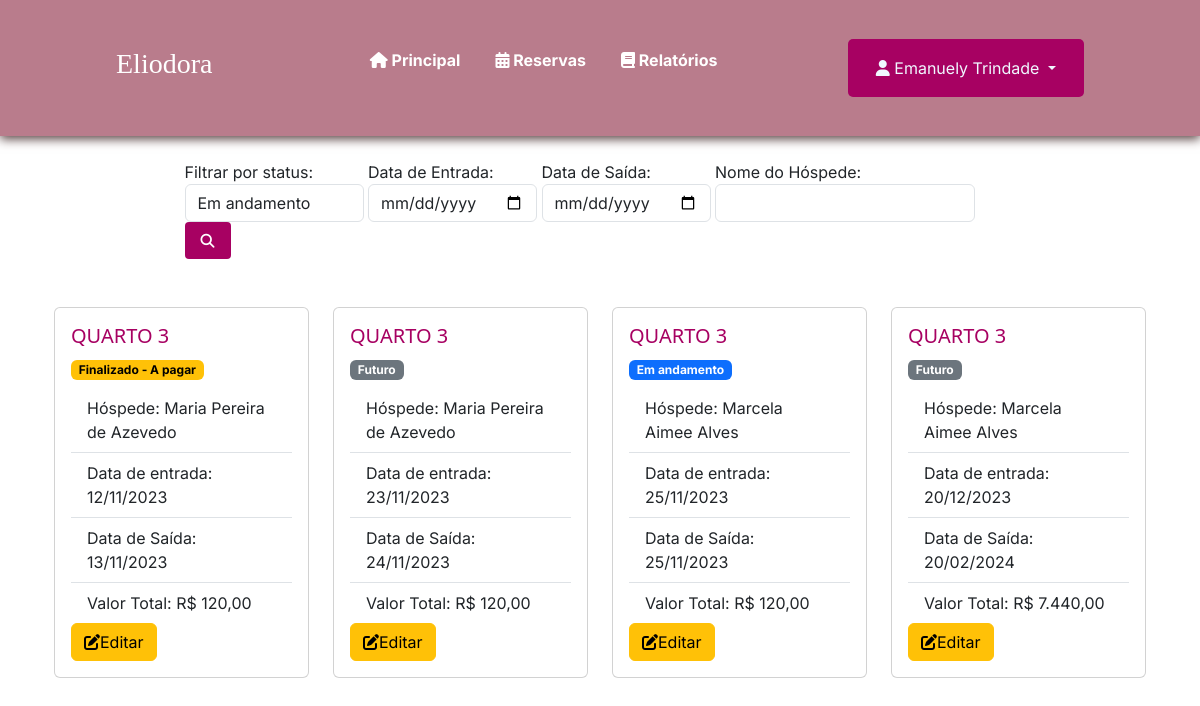
The page /controlarReserva.php (signed in) on the database its author committed.
### tables this page shows
CREATE TABLE `reserva` (
  `id` int(11) NOT NULL,
  `status` int(11) NOT NULL DEFAULT 1,
  `dataEntrada` date NOT NULL,
  `dataSaida` date NOT NULL,
  `valorTotalReserva` double(11,2) NOT NULL,
  `quantHospede` int(1) NOT NULL,
  `observacao` varchar(200) NOT NULL,
  `id_hospede` int(11) DEFAULT NULL,
  `id_quarto` int(11) DEFAULT NULL,
  `id_funcionario` int(11) DEFAULT NULL,
  `datacadastro` datetime NOT NULL DEFAULT current_timestamp()
);

CREATE TABLE `quarto` (
  `id` int(11) NOT NULL,
  `status` varchar(3) NOT NULL,
  `numero` int(11) NOT NULL,
  `tipo` varchar(8) NOT NULL,
  `capacidade` int(45) NOT NULL,
  `valorDiaria` double(11,2) NOT NULL
);

CREATE TABLE `hospede` (
  `id` int(11) NOT NULL,
  `nome` varchar(100) NOT NULL,
  `cpf` varchar(15) NOT NULL,
  `dataNascimento` date NOT NULL,
  `genero` varchar(1) NOT NULL,
  `estado` varchar(100) NOT NULL,
  `cidade` varchar(100) NOT NULL,
  `bairro` varchar(100) NOT NULL,
  `endereco` varchar(100) NOT NULL,
  `numeroEndereco` int(11) NOT NULL,
  `cep` varchar(15) NOT NULL,
  `email` varchar(45) NOT NULL,
  `telefone` varchar(20) NOT NULL,
  `contatoEmergencia` varchar(20) NOT NULL
);

### controlarReserva.php (the view, shortened to what this page needs)
<?php
function getStatusName($statusNumber)
{
    switch ($statusNumber) {
        case 1:
            return ['Futuro', 'secondary'];
        case 2:
            return ['Em andamento', 'primary'];
        case 3:
            return ['Finalizado - A pagar', 'warning'];
    }
}
require_once("conexao.php");
?>
<!DOCTYPE html>
<head>
    <link href="css/style.css" rel="stylesheet">
</head>
<?php require_once("cabecalho.php"); ?>
<body>
    <br>
    <div class="container">
    <div class="row justify-content-center">
        <div class="col-md-9">
            <form method="GET" action="<?php echo $_SERVER['PHP_SELF']; ?>">
                <label for="statusSelect">Filtrar por status:
                    <select name="status" id="statusSelect" class="form-control mr-sm-2">
                        <option value="2" selected>Em andamento</option>
                    </select>
                </label>
                <label for="dataEntrada">Data de Entrada:
                    <input type="date" id="dataEntrada" name="dataEntrada" class="form-control mr-sm-2">
                </label>
                <label for="dataSaida">Data de Saída:
                    <input type="date" id="dataSaida" name="dataSaida" class="form-control mr-sm-2">
                </label>
                <label for="nome">Nome do Hóspede:
                    <input type="text" id="nome" name="nome" class="form-control mr-sm-2" value="<?= isset($_GET['nome']) ? $_GET['nome'] : '' ?>">
                </label>
                <button type="submit" class="filter-button"><i class="fa-solid fa-magnifying-glass"></i></button>
            </form>
        </div>
        <div class="row row-cols 1 row-cols-md-4 g-4">
            <?php
            $sql = "SELECT reserva.*, hospede.nome as hospede_nome, quarto.numero as quarto_numero
                    FROM reserva
                    LEFT JOIN hospede ON hospede.id = reserva.id_hospede
                    LEFT JOIN quarto ON quarto.id = reserva.id_quarto
                    WHERE 1";
            $sql .= " ORDER BY dataEntrada ASC;";
            $resultado = mysqli_query($conexao, $sql);
            if ($resultado) {
                $reservas = [];
                while ($linha = mysqli_fetch_array($resultado)) {
                    $reservas[] = $linha;
                }
                foreach ($reservas as $reserva) {
                    $statusInfo = getStatusName($reserva['status']);
                    $statusText = $statusInfo[0];
                    $statusClass = $statusInfo[1];
                    ?>
                    <div class="col-md">
                        <div class="card">
                            <div class="card-body">
                                <div class="card-title">
                                    <h5 style="color: #a70162; font-family: 'Segoe UI'">QUARTO
                                        <?= $reserva['quarto_numero'] ?>
                                    </h5>
                                    <label class="badge badge-pill text-bg-<?= $statusClass ?>">
                                        <?= $statusText ?>
                                    </label>
                                </div>
                                <ul class="list-group list-group-flush">
                                    <li class="list-group-item">Hóspede:
                                        <?= $reserva['hospede_nome'] ?>
                                    </li>
                                    <li class="list-group-item">Data de entrada:
                                        <?= date('d/m/Y', strtotime($reserva['dataEntrada'])) ?>
                                    </li>
                                    <li class="list-group-item">Data de Saída:
                                        <?= date('d/m/Y', strtotime($reserva['dataSaida'])) ?>
                                    </li>
                                    <li class="list-group-item">Valor Total: R$
                                        <?= number_format($reserva['valorTotalReserva'], 2, ',', '.') ?>
                                    </li>
                                </ul>
                                <a href="alterarReserva.php?id=<?= $reserva['id'] ?>" class="btn btn-warning">
                                    <i class="fa-solid fa-pen-to-square"></i>Editar
                                </a>
                            </div>
                        </div>
                    </div>
                    <?php
                }
            } else {
                echo "Erro na consulta: " . mysqli_error($conexao);
            }
            ?>
        </div>
    </div>
</body>
</html>

### css/style.css (style rules this page uses)
* { padding: 0; margin: 0; font-family: 'Inter', sans-serif; }
body { background-color: #f4dde3; }

### style.css (style rules this page uses)
* { margin: 0; padding: 0; box-sizing: border-box; }

### controlarReserva.php (style rules this page uses)
.filter-button { padding: 8px 16px; font-size: 14px; font-weight: bold; color: #fff; background-color: #a70162; border: none; border-radius: 4px; cursor: pointer; transition: background-color 0.3s ease; }

### rows shown on the page
reserva: id_quarto.numero "3", status "Finalizado - A pagar", id_hospede.nome "Maria Pereira de Azevedo", dataEntrada "12/11/2023", dataSaida "13/11/2023", valorTotalReserva "120,00"
reserva: id_quarto.numero "3", status "Futuro", id_hospede.nome "Maria Pereira de Azevedo", dataEntrada "23/11/2023", dataSaida "24/11/2023", valorTotalReserva "120,00"
reserva: id_quarto.numero "3", status "Em andamento", id_hospede.nome "Marcela Aimee Alves", dataEntrada "25/11/2023", dataSaida "25/11/2023", valorTotalReserva "120,00"
reserva: id_quarto.numero "3", status "Futuro", id_hospede.nome "Marcela Aimee Alves", dataEntrada "20/12/2023", dataSaida "20/02/2024", valorTotalReserva "7.440,00"

### other values the page prints
$_SESSION['nome'] "Emanuely Trindade"
